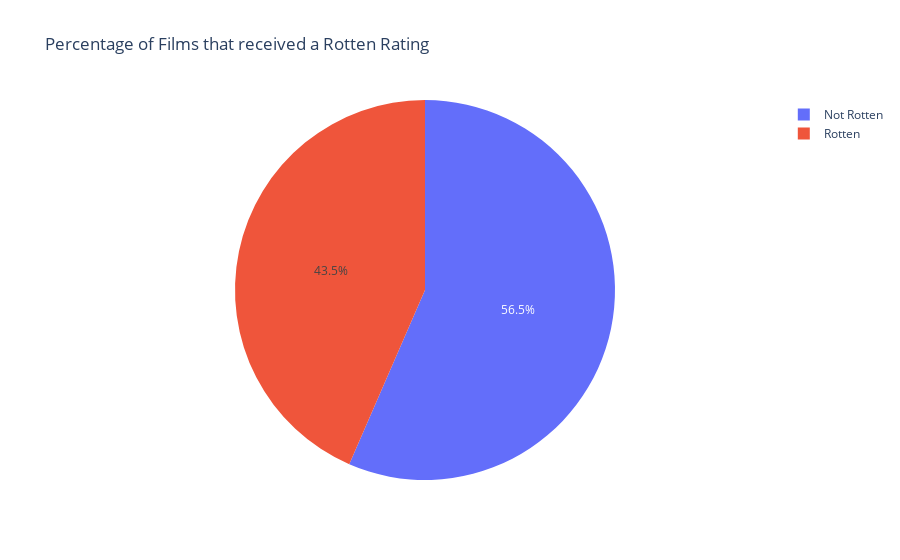

Notebook code for this chart:
### Code cell
percentage_tomatometer_rating(df, "Rotten")

### Figure 1 — Plotly figure (JSON) as saved in the notebook; plotly's stock layout.template omitted (floating-point values rounded to 4 significant figures)
{"data": [{"domain": {"x": [0, 1], "y": [0, 1]}, "hovertemplate": "Status=%{label}<br>Count=%{value}<extra></extra>", "labels": ["Rotten", "Not Rotten"], "legendgroup": "", "name": "", "showlegend": true, "type": "pie", "values": [7233, 9405]}], "layout": {"legend": {"tracegroupgap": 0}, "title": {"text": "Percentage of Films that received a Rotten Rating"}}}
